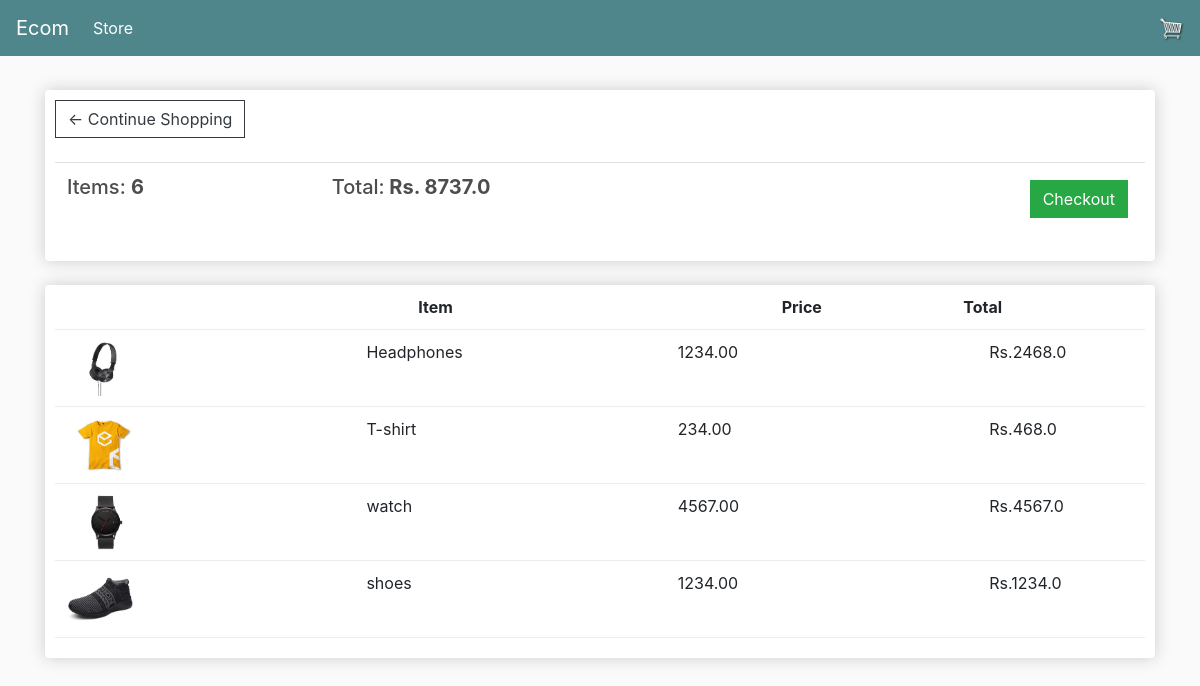
The app's page /cart/ (signed in) with its own data.
### store/models.py (models this page shows, shortened)
class Order(models.Model):
	customer = models.ForeignKey(Customer, on_delete=models.SET_NULL, null=True, blank=True)
	date_ordered = models.DateTimeField(auto_now_add=True)
	complete = models.BooleanField(default=False)
	transaction_id = models.CharField(max_length=100, null=True)
	@property
	def get_cart_total(self):
		orderitems = self.orderitem_set.all()
		total = sum([item.get_total for item in orderitems])
		return total
	@property
	def get_cart_items(self):
		orderitems = self.orderitem_set.all()
		total = sum([item.quantity for item in orderitems])
		return total

class OrderItem(models.Model):
	product = models.ForeignKey(Product, on_delete=models.SET_NULL, null=True)
	order = models.ForeignKey(Order, on_delete=models.SET_NULL, null=True)
	quantity = models.IntegerField(default=0, null=True, blank=True)
	date_added = models.DateTimeField(auto_now_add=True)
	@property
	def get_total(self):
		total = self.product.price * self.quantity
		return total

class Product(models.Model):
	name = models.CharField(max_length=200)
	price = models.FloatField()
	digital = models.BooleanField(default=False,null=True, blank=True)
	image = models.ImageField(null=True, blank=True)
	@property
	def imageURL(self):
		try:
			url = self.image.url
		except:
			url = ''
		return url

### store/views.py (the view)
# urls.py: path('cart/', views.cart, name="cart"),
def cart(request):
    if request.user.is_authenticated:
        customer=request.user.customer
        order,created=Order.objects.get_or_create(customer=customer,complete=False)
        items=order.orderitem_set.all()
    else:
        items=[]
        order={'get_cart_total':0,'get_cart_items':0}
    context={'items':items, 'order':order}
    return render(request,'store/cart.html',context)

### store/templates/store/cart.html
{% extends 'store/main.html' %}
{% load static %}
{% block content %}
	<div class="row">
		<div class="col-lg-12">
			<div class="box-element">
				<a class="btn btn-outline-dark" href="{% url 'store' %}">&#x2190; Continue Shopping</a>
				<br>
				<br>
				<table class="table">
					<tr>
						<th><h5>Items: <strong>{{order.get_cart_items}}</strong></h5></th>
						<th><h5>Total:<strong> Rs. {{order.get_cart_total}}</strong></h5></th>
						<th>
							<a style="float:right; margin:5px;" class="btn btn-success" href="{% url 'checkout' %}">Checkout</a>
						</th>
					</tr>
				</table>
			</div>
			<br>
			<div class="box-element">
				<div class="cart-row">
					<div style="flex:2"></div>
					<div style="flex:2"><strong>Item</strong></div>
					<div style="flex:1"><strong>Price</strong></div>
					<div style="flex:1"><strong>Total</strong></div>
				</div>
                {% for item in items %}
				<div class="cart-row">
					<div style="flex:2"><img class="row-image" src="{{item.product.imageURL}}"></div>
					<div style="flex:2"><p>{{item.product.name}}</p></div>
					<div style="flex:1"><p>{{item.product.price|floatformat:2}}</p></div>
					<div style="flex:1">
					</div>
					<div style="flex:1"><p>Rs.{{item.get_total}}</p></div>
				</div>
                {% endfor %}
			</div>
		</div>
	</div>
{% endblock content %}

### static/css/main.css (style rules this page uses)
body { background-color: hsl(0, 0%, 98%); }
h1,h2,h3,h4,h5,h6 { color:hsl(0, 0%, 30%); }
.box-element { box-shadow:hsl(0, 0%, 80%) 0 0 16px; background-color: #fff; border-radius: 4px; padding: 10px; }
.col-lg-4, .col-lg-6, .col-lg-8, .col-lg-12 { margin-top: 10px; }
.btn { border-radius: 0; }
.row-image { width: 100px; }
.cart-row { display: flex; align-items: flex-stretch; padding-bottom: 10px; margin-bottom: 10px; border-bottom: 1px solid #ececec; }

### records on screen
Order: get_cart_items "6", get_cart_total "8737.0"
OrderItem: product.imageURL (picture), product.name "Headphones", product.price "1234.00", get_total "2468.0"
OrderItem: product.imageURL (picture), product.name "T-shirt", product.price "234.00", get_total "468.0"
OrderItem: product.imageURL (picture), product.name "watch", product.price "4567.00", get_total "4567.0"
OrderItem: product.imageURL (picture), product.name "shoes", product.price "1234.00", get_total "1234.0"
